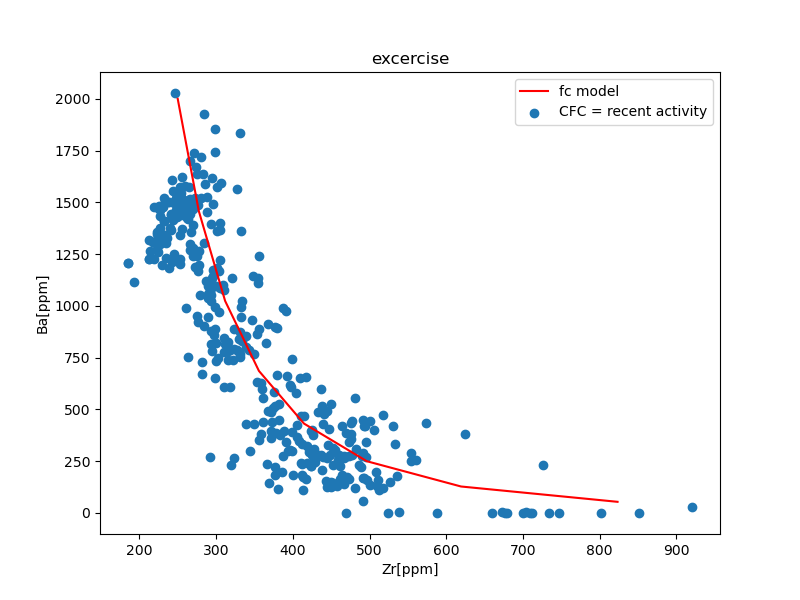

Generate this figure with Python:
import matplotlib.pyplot as plt
import pandas as pd
import numpy as np

data=pd.read_excel('Smith_glass_post_NYT_data.xlsx',sheet_name='Supp_traces')

x=data.Zr
y=data.Ba

def ec(f,d,c0):
    cl=c0*f**(d-1)
    return cl

my_f = np.linspace(1, 0.3, 8)
Ba = ec(f= my_f,d= 4,c0= 2000)
Zr = ec(f= my_f,d= 0.01,c0= 250)

fig,ax=plt.subplots(figsize=[8,6]) #create a figure containing one axes 

ax.scatter(x,y,label='CFC = recent activity')
ax.plot(Zr,Ba,label='fc model',color='red')

ax.set_title("excercise")
ax.set_xlabel("Zr[ppm]")
ax.set_ylabel("Ba[ppm]")
ax.legend()

plt.show()
